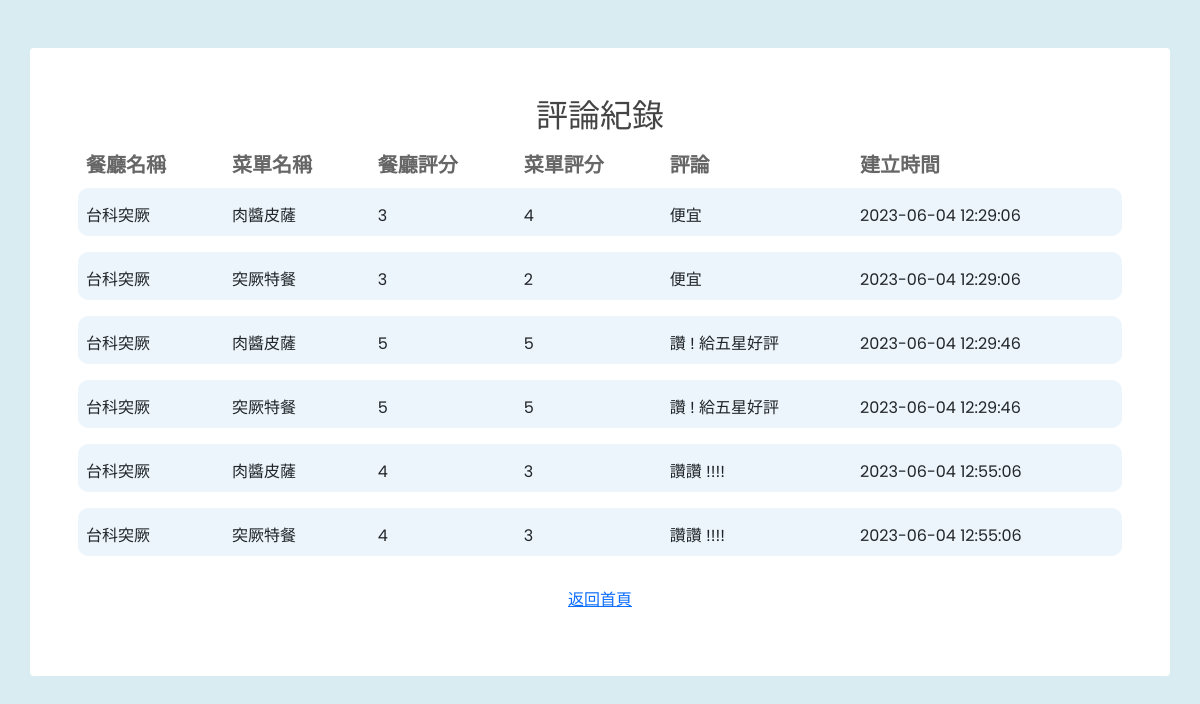
Screenshot of /app/rating/rating_history.php (signed in) with the database file from the repository.
### tables this page shows
CREATE TABLE `ratings` (
  `rating_id` int(11) NOT NULL,
  `user_id` int(11) NOT NULL,
  `restaurant_id` int(11) NOT NULL,
  `menu_item_id` int(11) NOT NULL,
  `restaurant_rating` int(11) NOT NULL,
  `menu_item_rating` int(11) NOT NULL,
  `comment` text NOT NULL,
  `created_at` datetime NOT NULL
);

CREATE TABLE `restaurants` (
  `restaurant_id` int(11) NOT NULL,
  `name` char(50) NOT NULL DEFAULT '',
  `passwd` char(50) NOT NULL,
  `description` text NOT NULL,
  `logo` longblob DEFAULT NULL,
  `address` char(200) NOT NULL DEFAULT '',
  `phone_number` char(50) NOT NULL DEFAULT '',
  `rating` char(50) DEFAULT 'null'
);

CREATE TABLE `menu_items` (
  `item_id` int(11) NOT NULL,
  `restaurant_id` int(11) NOT NULL,
  `name` char(50) NOT NULL,
  `description` text NOT NULL,
  `price` int(11) NOT NULL
);

### app/rating/rating_history.php (the view, shortened to what this page needs)
<!doctype html>
<html>
    <head>
        <link href='https://stackpath.bootstrapcdn.com/bootstrap/5.0.0-alpha1/css/bootstrap.min.css' rel='stylesheet'>
        <link href='https://cdnjs.cloudflare.com/ajax/libs/font-awesome/4.7.0/css/font-awesome.min.css' rel='stylesheet'>
</head>
<body oncontextmenu='return false' class='snippet-body'>
<div class="container rounded mt-5 bg-white p-md-5">
    <div class="h2 font-weight-bold" align='center'>評論紀錄</div>
    <div class="table-responsive">
        <table class="table">
            <thead>
                <tr>
                    <th scope="col">餐廳名稱</th>
                    <th scope="col">菜單名稱</th>
                    <th scope="col">餐廳評分</th>
                    <th scope="col">菜單評分</th>
                    <th scope="col">評論</th>
                    <th scope="col">建立時間</th>
                </tr>
            </thead>
            <tbody>
            <?php
                require_once('../../config/config.php');
                $user_id = $_SESSION['user_id'];
                $sql = "SELECT r.name AS restaurant_name, m.name AS menu_item_name , ra.*
                    FROM ratings ra
                    JOIN menu_items m ON ra.menu_item_id = m.item_id
                    JOIN restaurants r ON ra.restaurant_id = r.restaurant_id
                    WHERE ra.user_id = $user_id;";
                $result = $conn->query($sql);
                if ($result->num_rows > 0) {
                    while ( $row = mysqli_fetch_array ( $result, MYSQLI_ASSOC ) ) {
                        echo "
                        <tr class='bg-blue'>
                            <td class='pt-3 mt-1'>" . $row['restaurant_name'] . "</td>
                            <td class='pt-3'>" . $row["menu_item_name"] . "</td>
                            <td class='pt-3'>" . $row["restaurant_rating"] . "</td>
                            <td class='pt-3'>" . $row["menu_item_rating"] . "</td>
                            <td class='pt-3'>" . $row["comment"] . "</td>
                            <td class='pt-3'>" . $row["created_at"] . "</td>
                        </tr>
                        <tr id='spacing-row'>
                            <td></td>
                        </tr>";
                    }
                } else {
                    echo "<td colspan='7' style='text-align: center;'>尚未新增評論</td>";
                }
            ?>
            </tbody>
        </table>
        <p align='center'><a href='../user/dashboard.php'>返回首頁</a><p>
    </div>
</div>
</body>
</html>

### app/rating/rating_history.php (style rules this page uses)
* { box-sizing: border-box }
body { background-color: #d9ecf2; font-family: 'Poppins', sans-serif; color: #666 }
.h2 { color: #444; font-family: 'PT Sans', sans-serif }
thead { font-family: 'Poppins', sans-serif; font-weight: bolder; font-size: 20px; color: #666 }
.bg-blue { background-color: #EBF5FB; border-radius: 8px }
.table thead th, .table td { border: none }
.table tbody td:first-child { border-bottom-left-radius: 10px; border-top-left-radius: 10px }
.table tbody td:last-child { border-bottom-right-radius: 10px; border-top-right-radius: 10px }
#spacing-row { height: 10px }

### rows the page displays
ratings: restaurant.name "台科突厥", menu_item.name "肉醬皮薩", restaurant_rating "3", menu_item_rating "4", comment "便宜", created_at "2023-06-04 12:29:06"
ratings: restaurant.name "台科突厥", menu_item.name "突厥特餐", restaurant_rating "3", menu_item_rating "2", comment "便宜", created_at "2023-06-04 12:29:06"
ratings: restaurant.name "台科突厥", menu_item.name "肉醬皮薩", restaurant_rating "5", menu_item_rating "5", comment "讚 ! 給五星好評", created_at "2023-06-04 12:29:46"
ratings: restaurant.name "台科突厥", menu_item.name "突厥特餐", restaurant_rating "5", menu_item_rating "5", comment "讚 ! 給五星好評", created_at "2023-06-04 12:29:46"
ratings: restaurant.name "台科突厥", menu_item.name "肉醬皮薩", restaurant_rating "4", menu_item_rating "3", comment "讚讚 !!!!", created_at "2023-06-04 12:55:06"
ratings: restaurant.name "台科突厥", menu_item.name "突厥特餐", restaurant_rating "4", menu_item_rating "3", comment "讚讚 !!!!", created_at "2023-06-04 12:55:06"
